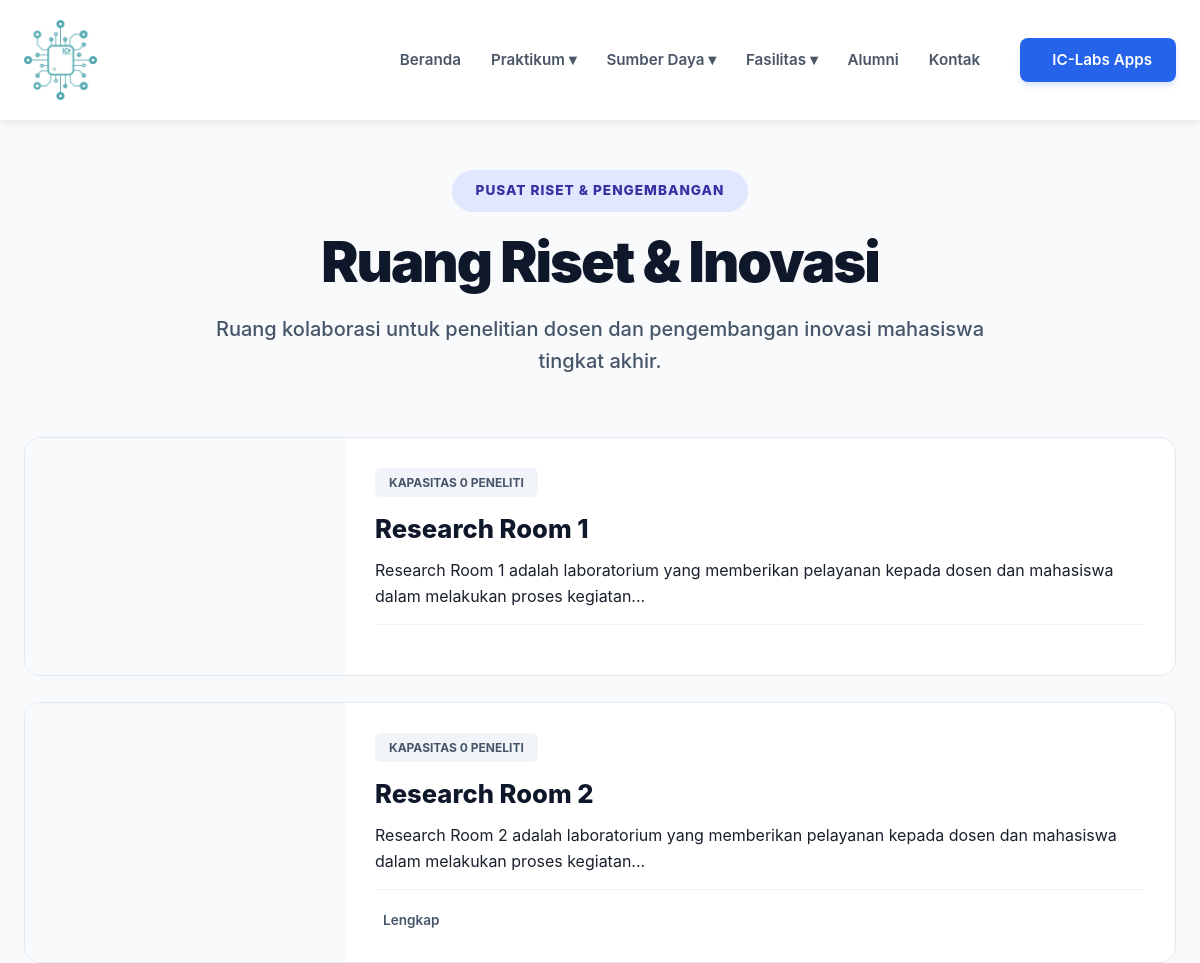
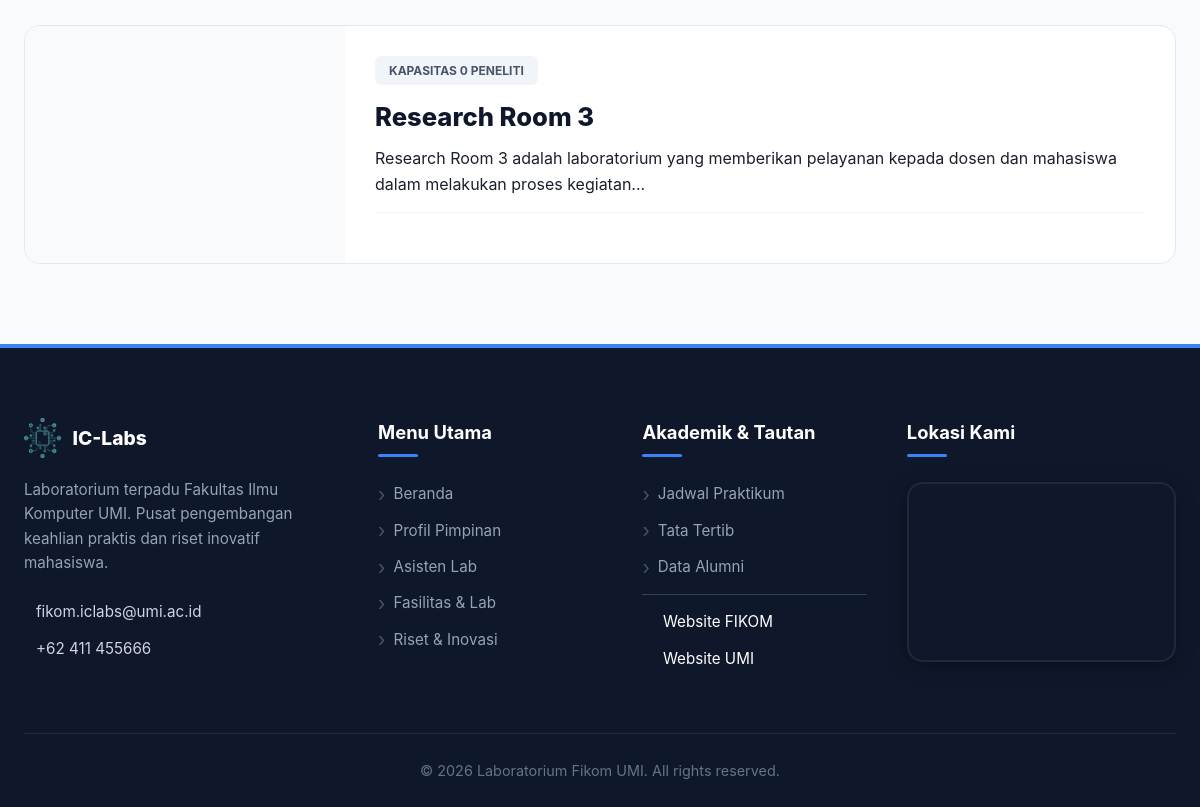
Screenshot of /public/riset with the database file from the repository (2 pictures, top to bottom).
### tables this page shows
CREATE TABLE `laboratorium` (
  `idLaboratorium` int(11) NOT NULL,
  `nama` varchar(100) NOT NULL,
  `jenis` enum('Laboratorium','Riset') DEFAULT 'Laboratorium',
  `idKordinatorAsisten` int(11) DEFAULT NULL,
  `deskripsi` text DEFAULT NULL,
  `gambar` varchar(255) DEFAULT NULL,
  `jumlahPc` int(11) DEFAULT NULL,
  `jumlahKursi` int(11) DEFAULT NULL,
  `lokasi` varchar(255) DEFAULT NULL,
  `kapasitas` int(11) DEFAULT 0,
  `processor` varchar(255) DEFAULT NULL,
  `ram` varchar(100) DEFAULT NULL,
  `storage` varchar(100) DEFAULT NULL,
  `gpu` varchar(255) DEFAULT NULL,
  `monitor` varchar(255) DEFAULT NULL,
  `software` text DEFAULT NULL,
  `fasilitas_pendukung` text DEFAULT NULL,
  `koordinator_nama` varchar(255) DEFAULT NULL,
  `koordinator_foto` varchar(255) DEFAULT NULL
);

### app/views/fasilitas/riset.php (the view, shortened to what this page needs)
<?php
$riset_list = [];
if (!empty($data['riset'])) {
    $riset_list = $data['riset'];
} else {
    global $pdo;
    try {
        if ($pdo instanceof PDO) {
            $stmt = $pdo->query("SELECT * FROM laboratorium WHERE jenis = 'Riset' ORDER BY idLaboratorium ASC");
            $riset_list = $stmt->fetchAll(PDO::FETCH_ASSOC);
        }
    } catch (Throwable $e) { $riset_list = []; }
}
function getRisetStyle($nama) {
    $n = strtolower($nama);
    if (strpos($n, 'ai') !== false || strpos($n, 'intelligence') !== false) {
        return ['bg' => '#eff6ff', 'icon' => 'ri-brain-line', 'color' => '#2563eb', 'badge_bg' => '#dbeafe', 'badge_text' => '#1e40af'];
    } elseif (strpos($n, 'iot') !== false || strpos($n, 'network') !== false || strpos($n, 'jaringan') !== false) {
        return ['bg' => '#f0fdf4', 'icon' => 'ri-wifi-line', 'color' => '#16a34a', 'badge_bg' => '#dcfce7', 'badge_text' => '#16a34a'];
    } elseif (strpos($n, 'mobile') !== false || strpos($n, 'app') !== false) {
        return ['bg' => '#fff7ed', 'icon' => 'ri-smartphone-line', 'color' => '#ea580c', 'badge_bg' => '#ffedd5', 'badge_text' => '#9a3412'];
    } else {
        return ['bg' => '#f8fafc', 'icon' => 'ri-flask-line', 'color' => '#64748b', 'badge_bg' => '#f1f5f9', 'badge_text' => '#475569'];
    }
}
?>
<section class="fasilitas-section">
    <div class="container">
        <header class="page-header">
            <span class="header-badge">Pusat Riset & Pengembangan</span>
            <h1>Ruang Riset & Inovasi</h1>
            <p>Ruang kolaborasi untuk penelitian dosen dan pengembangan inovasi mahasiswa tingkat akhir.</p>
        </header>
        <div class="facility-grid">
            <?php if (!empty($riset_list)) : ?>
                <?php foreach ($riset_list as $row) : ?>
                    <?php
                        $style = getRisetStyle($row['nama']);
                        $descRaw = $row['deskripsi'] ?? '';
                        $deskripsi = strlen($descRaw) > 120 ? substr($descRaw, 0, 120) . '...' : $descRaw;
                    ?>
                    <a href="<?= PUBLIC_URL ?>/detail_fasilitas/<?= $row['idLaboratorium'] ?>" class="facility-row" data-id="<?= $row['idLaboratorium'] ?>" data-link>
                        <div class="facility-img-side" style="background: <?= $style['bg'] ?>;">
                        </div>
                        <div class="facility-info-side">
                            <div class="facility-meta">
                                <span class="badge-info" style="background:<?= $style['badge_bg'] ?>; color:<?= $style['badge_text'] ?>;">
                                    <i class="ri-group-line"></i> Kapasitas <?= $row['kapasitas'] ?> Peneliti
                                </span>
                            </div>
                            <h3><?= htmlspecialchars($row['nama']) ?></h3>
                            <p><?= htmlspecialchars($deskripsi) ?></p>
                            <div class="mini-specs">
                                <?php if (!empty($row['fasilitas_pendukung'])): ?>
                                    <div class="mini-spec-item"><i class="ri-stack-line"></i> Lengkap</div>
                                <?php endif; ?>
                            </div>
                        </div>
                    </a>
                <?php endforeach; ?>
            <?php endif; ?>
        </div>
    </div>
</section>

### public/css/variables.css (style rules this page uses)
:root { --primary-navy: #1e3a8a; --primary-blue: #2563eb; --hover-blue: #1e40af; --bg-light: #f8fbff; --bg-white: #ffffff; --bg-soft: #eff6ff; --text-dark: #1a202c; --text-grey: #4a5568; --text-light: #dbeafe; --border-color: #e2e8f0; --border-blue: #eff6ff; --shadow-soft: 0 4px 12px rgba(30, 58, 138, 0.05); --container-width: 1280px; --font-main: 'Inter', 'Segoe UI', sans-serif; --radius-card: 15px; --radius-btn: 50px; }

### public/css/style.css (style rules this page uses)
* { margin: 0; padding: 0; box-sizing: border-box; font-family: "Inter", "Segoe UI", sans-serif; }
body { background-color: #f8fbff; color: #1a202c; line-height: 1.6; padding-top: 80px; }
html, body { max-width: 100%; overflow-x: hidden; }
.container { width: 100%; max-width: 1200px; margin: 0 auto; padding: 0 24px; }
h1, h2, h3, h4 { color: #1e3a8a; font-weight: 800; }
a { text-decoration: none; transition: 0.3s ease; }

### public/css/fasilitas.css (style rules this page uses)
.fasilitas-section { padding: 80px 0; background-color: #f8fafc; min-height: 100vh; font-family: "Inter", -apple-system, BlinkMacSystemFont, sans-serif; }
.container { max-width: 1200px; margin: 0 auto; padding: 0 24px; }
.page-header { text-align: center; max-width: 800px; margin: 0 auto 60px auto; padding-top: 10px; border-bottom: none; }
.header-badge { display: inline-block; background-color: #e0e7ff; color: #3730a3; padding: 10px 24px; border-radius: 50px; font-weight: 800; font-size: 0.85rem; text-transform: uppercase; letter-spacing: 1px; margin-bottom: 20px; }
.page-header h1 { font-size: 3.5rem; color: #0f172a; margin: 0 0 20px 0; font-weight: 900; letter-spacing: -2px; line-height: 1.1; }
.page-header p { color: #475569; margin: 0 auto; font-size: 1.25rem; line-height: 1.6; font-weight: 500; }
.facility-grid { display: flex; flex-direction: column; gap: 25px; width: 100%; }
.facility-row { background: #ffffff; border: 1px solid #e2e8f0; border-radius: 16px; display: flex; overflow: hidden; transition: all 0.3s ease; text-decoration: none; color: inherit; min-height: 220px; will-change: transform; }
.facility-img-side { flex: 0 0 320px; background: #f1f5f9; position: relative; overflow: hidden; display: flex; align-items: center; justify-content: center; }
.facility-info-side { flex: 1; padding: 30px; display: flex; flex-direction: column; justify-content: center; }
.facility-meta { display: flex; gap: 12px; margin-bottom: 12px; }
.badge-info { background: #eff6ff; color: #2563eb; padding: 5px 14px; border-radius: 6px; font-size: 0.75rem; font-weight: 700; text-transform: uppercase; }
.facility-row h3 { font-size: 1.6rem; color: #0f172a; margin-bottom: 8px; font-weight: 800; }
.mini-specs { display: flex; gap: 25px; padding-top: 20px; margin-top: 15px; border-top: 1px solid #f1f5f9; }
.mini-spec-item { display: flex; align-items: center; gap: 8px; font-size: 0.85rem; color: #475569; font-weight: 600; }

### rows the page displays
laboratorium: kapasitas "0", nama "Research Room 1", deskripsi "Research Room 1 adalah laboratorium yang memberikan pelayanan kepada dosen dan mahasiswa dalam melakukan proses kegiatan..."
laboratorium: kapasitas "0", nama "Research Room 2", deskripsi "Research Room 2 adalah laboratorium yang memberikan pelayanan kepada dosen dan mahasiswa dalam melakukan proses kegiatan...", shows "Lengkap"
laboratorium: kapasitas "0", nama "Research Room 3", deskripsi "Research Room 3 adalah laboratorium yang memberikan pelayanan kepada dosen dan mahasiswa dalam melakukan proses kegiatan..."
